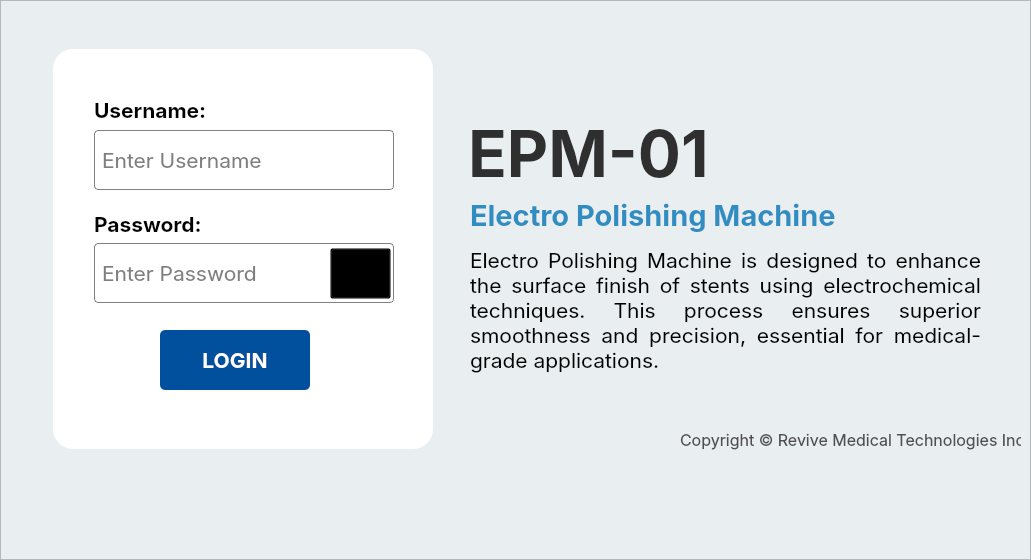
   <widget class="QFrame" name="screen_1">
    <property name="geometry">
     <rect>
      <x>-4</x>
      <y>59</y>
      <width>1031</width>
      <height>560</height>
     </rect>
    </property>
    <property name="font">
     <font>
      <family>SF Pro Display</family>
      <pointsize>10</pointsize>
     </font>
    </property>
    <property name="styleSheet">
     <string notr="true">background-color: rgb(233, 238, 241);</string>
    </property>
    <property name="frameShape">
     <enum>QFrame::StyledPanel</enum>
    </property>
    <property name="frameShadow">
     <enum>QFrame::Raised</enum>
    </property>
    <widget class="QLabel" name="label_47">
     <property name="geometry">
      <rect>
       <x>468</x>
       <y>118</y>
       <width>361</width>
       <height>71</height>
      </rect>
     </property>
     <property name="font">
      <font>
       <family>SF Pro Display</family>
       <pointsize>48</pointsize>
       <weight>75</weight>
       <bold>true</bold>
       <kerning>true</kerning>
      </font>
     </property>
     <property name="styleSheet">
      <string notr="true">background-color: transparent;
color: rgb(154, 153, 150);
color: rgb(47, 47, 47);</string>
     </property>
     <property name="text">
      <string>EPM-01</string>
     </property>
    </widget>
    <widget class="QLabel" name="label_49">
     <property name="geometry">
      <rect>
       <x>470</x>
       <y>195</y>
       <width>421</width>
       <height>41</height>
      </rect>
     </property>
     <property name="font">
      <font>
       <family>SF Pro Display</family>
       <pointsize>22</pointsize>
       <weight>75</weight>
       <bold>true</bold>
       <kerning>true</kerning>
      </font>
     </property>
     <property name="styleSheet">
      <string notr="true">background-color: transparent;
color: #308DC2;</string>
     </property>
     <property name="text">
      <string>Electro Polishing Machine</string>
     </property>
     <property name="textFormat">
      <enum>Qt::RichText</enum>
     </property>
    </widget>
    <widget class="QLabel" name="label_51">
     <property name="geometry">
      <rect>
       <x>470</x>
       <y>245</y>
       <width>511</width>
       <height>141</height>
      </rect>
     </property>
     <property name="font">
      <font>
       <family>SF Pro Display</family>
       <pointsize>16</pointsize>
       <weight>50</weight>
       <bold>false</bold>
       <kerning>true</kerning>
      </font>
     </property>
     <property name="whatsThis">
      <string>&lt;html&gt;&lt;head/&gt;&lt;body&gt;&lt;p align=&quot;justify&quot;&gt;&lt;span style=&quot; font-size:16pt;&quot;&gt;&lt;br/&gt;&lt;/span&gt;&lt;/p&gt;&lt;/body&gt;&lt;/html&gt;</string>
     </property>
     <property name="layoutDirection">
      <enum>Qt::RightToLeft</enum>
     </property>
     <property name="styleSheet">
      <string notr="true">QTextEdit {
    line-height: 1.5;
    text-align: justify;
}
background-color: transparent;
color: rgb(154, 153, 150);
color: rgb(47, 47, 47);</string>
     </property>
     <property name="text">
      <string>Electro Polishing Machine is designed to enhance the surface finish of stents using electrochemical techniques. This process ensures superior smoothness and precision, essential for medical-grade applications.</string>
     </property>
     <property name="textFormat">
      <enum>Qt::AutoText</enum>
     </property>
     <property name="alignment">
      <set>Qt::AlignJustify|Qt::AlignTop</set>
     </property>
     <property name="wordWrap">
      <bool>true</bool>
     </property>
     <property name="indent">
      <number>2</number>
     </property>
    </widget>
    <widget class="QLabel" name="label_57">
     <property name="geometry">
      <rect>
       <x>53</x>
       <y>49</y>
       <width>380</width>
       <height>400</height>
      </rect>
     </property>
     <property name="font">
      <font>
       <family>SF Pro Display</family>
      </font>
     </property>
     <property name="styleSheet">
      <string notr="true">background-color: rgb(255, 255, 255);
border-radius: 20;</string>
     </property>
     <property name="text">
      <string/>
     </property>
    </widget>
    <widget class="QPushButton" name="button_1">
     <property name="geometry">
      <rect>
       <x>160</x>
       <y>330</y>
       <width>150</width>
       <height>60</height>
      </rect>
     </property>
     <property name="font">
      <font>
       <family>SF Pro Display</family>
       <pointsize>16</pointsize>
       <weight>75</weight>
       <bold>true</bold>
      </font>
     </property>
     <property name="layoutDirection">
      <enum>Qt::RightToLeft</enum>
     </property>
     <property name="styleSheet">
      <string notr="true">QPushButton#button_1 {
    color: #FFFFFF; /* White text */
    background-color: #00509E; /* Dark blue background for sufficient contrast */
    border-radius: 5px; /* Optional styling */
    padding: 5px 10px; /* Optional spacing */
}
QPushButton#button_1:hover {
    background-color: #003F7F; /* Slightly darker blue on hover */
}</string>
     </property>
     <property name="text">
      <string>LOGIN</string>
     </property>
     <property name="iconSize">
      <size>
       <width>24</width>
       <height>24</height>
      </size>
     </property>
     <property name="autoRepeat">
      <bool>false</bool>
     </property>
     <property name="autoDefault">
      <bool>false</bool>
     </property>
     <property name="flat">
      <bool>false</bool>
     </property>
    </widget>
    <widget class="QLabel" name="label_1">
     <property name="geometry">
      <rect>
       <x>94</x>
       <y>95</y>
       <width>141</width>
       <height>30</height>
      </rect>
     </property>
     <property name="font">
      <font>
       <family>SF Pro Display</family>
       <pointsize>16</pointsize>
       <weight>75</weight>
       <bold>true</bold>
      </font>
     </property>
     <property name="styleSheet">
      <string notr="true">background-color: white;</string>
     </property>
     <property name="text">
      <string>Username:</string>
     </property>
    </widget>
    <widget class="QLabel" name="label_2">
     <property name="geometry">
      <rect>
       <x>94</x>
       <y>209</y>
       <width>131</width>
       <height>30</height>
      </rect>
     </property>
     <property name="font">
      <font>
       <family>SF Pro Display</family>
       <pointsize>16</pointsize>
       <weight>75</weight>
       <bold>true</bold>
      </font>
     </property>
     <property name="styleSheet">
      <string notr="true">background-color:white;</string>
     </property>
     <property name="text">
      <string>Password:</string>
     </property>
    </widget>
    <widget class="QLineEdit" name="input_1">
     <property name="geometry">
      <rect>
       <x>94</x>
       <y>130</y>
       <width>300</width>
       <height>60</height>
      </rect>
     </property>
     <property name="font">
      <font>
       <family>SF Pro Display</family>
       <pointsize>16</pointsize>
      </font>
     </property>
     <property name="styleSheet">
      <string notr="true">QLineEdit#input_1 {
    background-color: white;
    border: 1px solid gray;
    border-radius: 4px;
    padding: 5px;
}

/* When the user hovers over the input field */
QLineEdit#input_1:hover {
    background-color: #e0eef9;
}

/* Ensure the field highlights when clicked */
QLineEdit#input_1:focus {
    background-color: #cce7ff;
    border: 1px solid #0078d7;
}
</string>
     </property>
     <property name="placeholderText">
      <string>Enter Username</string>
     </property>
     <property name="clearButtonEnabled">
      <bool>true</bool>
     </property>
    </widget>
    <widget class="QLineEdit" name="input_2">
     <property name="geometry">
      <rect>
       <x>94</x>
       <y>243</y>
       <width>300</width>
       <height>60</height>
      </rect>
     </property>
     <property name="font">
      <font>
       <family>SF Pro Display</family>
       <pointsize>16</pointsize>
      </font>
     </property>
     <property name="styleSheet">
      <string notr="true">QLineEdit#input_2 {
    background-color: white;
    border: 1px solid gray;
    border-radius: 4px;
    padding: 5px;
}

/* When the user hovers over the input field */
QLineEdit#input_2:hover {
    background-color: #e0eef9;
}

/* When the input field is clicked/focused */
QLineEdit#input_2:focus {
    background-color: #cce7ff;
    border: 1px solid #0078d7; /* Optional: Highlight border */
}</string>
     </property>
     <property name="echoMode">
      <enum>QLineEdit::Password</enum>
     </property>
     <property name="placeholderText">
      <string>Enter Password</string>
     </property>
     <property name="clearButtonEnabled">
      <bool>false</bool>
     </property>
    </widget>
    <widget class="QLabel" name="label_6">
     <property name="geometry">
      <rect>
       <x>110</x>
       <y>410</y>
       <width>250</width>
       <height>20</height>
      </rect>
     </property>
     <property name="font">
      <font>
       <family>SF Pro Display</family>
       <pointsize>14</pointsize>
      </font>
     </property>
     <property name="styleSheet">
      <string notr="true">background-color: white;
color: rgb(255, 255, 255);</string>
     </property>
     <property name="text">
      <string>Invalid Credentials</string>
     </property>
     <property name="alignment">
      <set>Qt::AlignCenter</set>
     </property>
     <property name="textInteractionFlags">
      <set>Qt::LinksAccessibleByMouse</set>
     </property>
    </widget>
    <widget class="QLabel" name="label_3">
     <property name="geometry">
      <rect>
       <x>680</x>
       <y>430</y>
       <width>341</width>
       <height>20</height>
      </rect>
     </property>
     <property name="font">
      <font>
       <family>SF Pro Display</family>
       <pointsize>12</pointsize>
       <weight>50</weight>
       <bold>false</bold>
      </font>
     </property>
     <property name="styleSheet">
      <string notr="true">color:#505050;</string>
     </property>
     <property name="text">
      <string>Copyright © Revive Medical Technologies Inc.</string>
     </property>
    </widget>
    <widget class="QPushButton" name="button_HS">
     <property name="geometry">
      <rect>
       <x>330</x>
       <y>248</y>
       <width>61</width>
       <height>51</height>
      </rect>
     </property>
     <property name="font">
      <font>
       <family>SF Pro Display</family>
       <pointsize>12</pointsize>
      </font>
     </property>
     <property name="styleSheet">
      <string notr="true">background-color: transparent;</string>
     </property>
     <property name="text">
      <string/>
     </property>
     <property name="icon">
      <iconset>
       <normaloff>icons/eye-slash-regular.svg</normaloff>icons/eye-slash-regular.svg</iconset>
     </property>
     <property name="iconSize">
      <size>
       <width>32</width>
       <height>32</height>
      </size>
     </property>
     <property name="checkable">
      <bool>false</bool>
     </property>
    </widget>
    <zorder>label_47</zorder>
    <zorder>label_49</zorder>
    <zorder>label_57</zorder>
    <zorder>button_1</zorder>
    <zorder>label_1</zorder>
    <zorder>label_2</zorder>
    <zorder>input_2</zorder>
    <zorder>label_6</zorder>
    <zorder>label_3</zorder>
    <zorder>button_HS</zorder>
    <zorder>label_51</zorder>
    <zorder>input_1</zorder>
   </widget>
